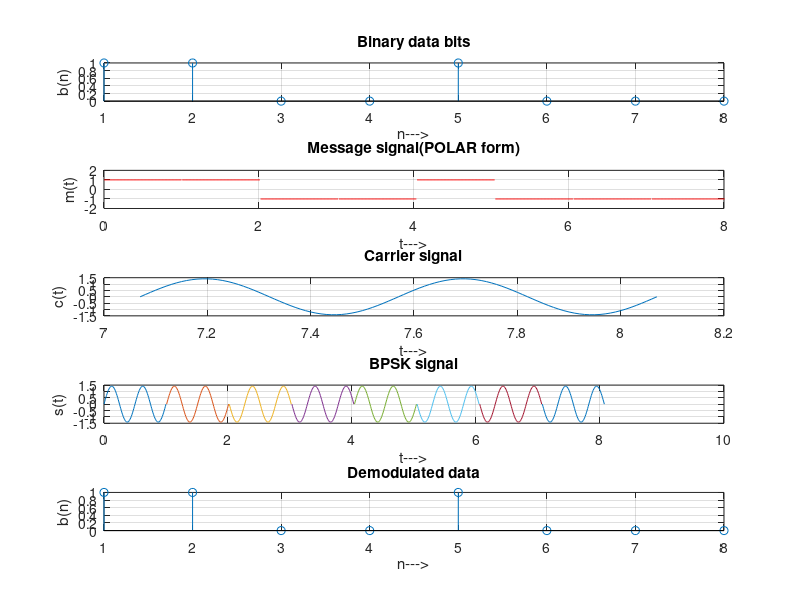

The MATLAB source for this figure: (Note: this script raises an error after producing the figure.)
% PSK modulation
% Generate carrier signal
Tb=1;
t=0:Tb/100:Tb;
fc=2;
c=sqrt(2/Tb)*sin(2*pi*fc*t);
% Generate message signal
N=8;
m=rand(1,N);
t1=0;
t2=Tb;
for i=1:N
t=t1:.01:t2;
if m(i)>0.5
m(i)=1;
m_s=ones(1,length(t));
else
m(i)=0;
m_s=-1*ones(1,length(t));
end
message(i,:)=m_s;
% Product of carrier and message signal
bpsk_sig(i,:)=c.*m_s;
% Plot the message and BPSK modulated signal
subplot(5,1,2);
axis([0 N -2 2]);
plot(t,message(i,:),'r');
title('Message signal(POLAR form)');
xlabel('t--->');
ylabel('m(t)');
grid on;
hold on;
subplot(5,1,4);
plot(t,bpsk_sig(i,:));
title('BPSK signal');
xlabel('t--->'); 
ylabel('s(t)');
grid on; 
hold on;
t1=t1+1.01; 
t2=t2+1.01;
end
hold off
% Plot the input binary data and carrier signal
subplot(5,1,1); 
stem(m);
title('Binary data bits');
xlabel('n--->'); ylabel('b(n)');
grid on;
subplot(5,1,3); 
plot(t,c);
title('Carrier signal'); 
xlabel('t--->'); 
ylabel('c(t)');
grid on;
% PSK Demodulation
t1=0;
t2=Tb;
for i=1:N
t=t1:.01:t2;
% Correlator
x=sum(c.*bpsk_sig(i,:));
% Decision device
if x>0
demod(i)=1;
else
demod(i)=0;
end
t1=t1+1.01;
t2=t2+1.01;
end
% Plot the demodulated data bits
subplot(5,1,5);
stem(demod);
title('Demodulated data');
xlabel('n--->');
ylabel('b(n)'); 
grid on;
sgtitle('21103262 - Himanshu Dixit - B11 ', ...
'FontSize',12, 'FontWeight', 'bold', 'HorizontalAlignment', ...
'center', 'FontName', 'Times New Roman');